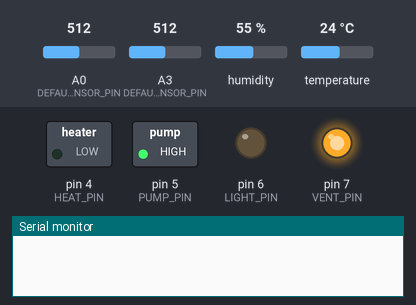
This sketch was run on a simulated Arduino Uno, built with avr-gcc and run on an emulated ATmega328P. Parts: switched loads named in the sketch (green lamp = pin HIGH), output pins drawn as LEDs (lit = HIGH), the last lines printed to the serial monitor. Inputs (shaded band) come from the test bench; at power-on: temperature 24 °C, A3 (DEFAULT_SOIL_SENSOR_PIN) = 512, humidity 55 %, A0 (DEFAULT_LIGHT_SENSOR_PIN) = 512.

Above: at 1.2 s.
1.3 s: temperature set to 21 °C
6.5 s: temperature set to 18 °C
At 8.6 s:
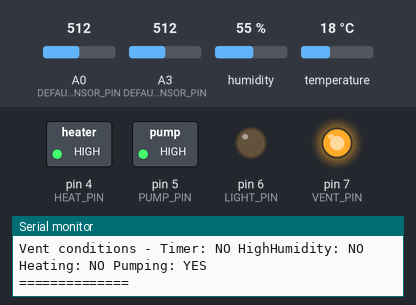
9.6 s: A3 (DEFAULT_SOIL_SENSOR_PIN) set to 488
At 10.3 s:
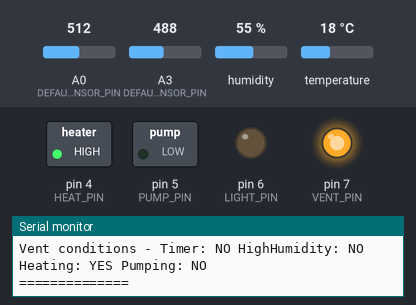
11.1 s: temperature set to 28 °C
At 12.9 s:
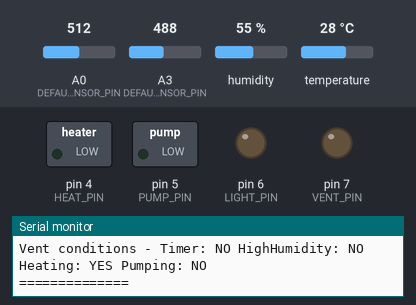
13.7 s: humidity set to 74 %
16.6 s: humidity set to 77 %
At 18.9 s:
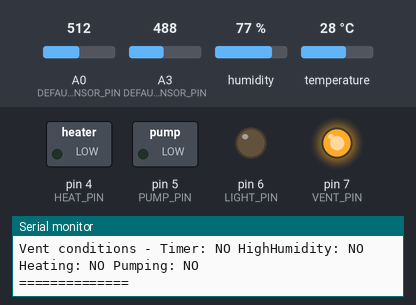
Timing chart, 0 to 20.4 s (numbered marks = the images above; inputs shaded):
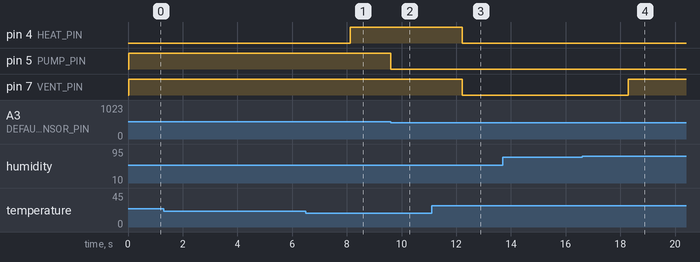

The sketch:

greenhouse.ino
```cpp
#include <DHT.h>
#include <Adafruit_Sensor.h>

// === Аппаратная распиновка  ===
#define PUMP_PIN 5
#define LIGHT_PIN 6
#define HEAT_PIN 4
#define VENT_PIN 7

#define DHT_PIN 12
#define DEFAULT_LIGHT_SENSOR_PIN A0
#define DEFAULT_SOIL_SENSOR_PIN A3

// === Параметры: сколько датчиков поддерживаем максимум ===
const int MAX_LIGHT_SENSORS = 4;
const int MAX_SOIL_SENSORS  = 4;

// === Вспомогательная структура для диапазонов ===
struct Range {
  int minVal; // нижняя граница
  int maxVal; // верхняя граница
};

// === Структура: воздушный датчик (DHT) ===
struct AirSensor {
  int pin;
  int temperature;   // последняя температура (°C)
  int humidity;      // последняя влажность (%)
  bool is_normal;           // флаг валидности чтений
};

// === Группа аналоговых датчиков освещённости ===
struct LightSensors {
  int pins[MAX_LIGHT_SENSORS];
  int values[MAX_LIGHT_SENSORS];
  int count;
  Range limits;     // пороги "недостаточно/слишком много света" (условные ед.)
  bool shouldBeOn;  // рассчитанный флаг по освещению
};

// === Структура: группа датчиков влажности почвы (аналоговые) ===
struct SoilSensors {
  int pins[MAX_SOIL_SENSORS];
  int values[MAX_SOIL_SENSORS];
  int count;
  Range limits;    // пороги для полива (min = сухо, max = влажно)
  bool pumpNeeded; // рассчитанный флаг
  unsigned long lastPumpStart; // когда стартовал полив
  unsigned long pumpMaxDuration; // макс длительность полива (ms)
};

// === Устройство: насос ===
struct Pump {
  int pin;
  bool is_on;
};

// === Устройство: освещение ===
struct LightCtrl {
  int pin;
  bool is_on;
  Range limits;
};

// === Устройство: нагреватель ===
struct Heater {
  int pin;
  bool is_on;
  Range limits;
};

// === Устройство: вентиляция ===
struct Ventilation {
  int pin;
  bool is_on;
  Range humidityLimits;  // пороги влажности воздуха
  unsigned long lastVentTime;
  unsigned long ventInterval; // интервал между плановыми проветриваниями (ms)
  unsigned long ventDuration; // длительность планового проветривания (ms)
  bool timerActive;
};

// === Глобальные объекты ===
unsigned long currentMillis = 0;  // Единый момент времени для всех функций
DHT dht(DHT_PIN, DHT11);
AirSensor air = { DHT_PIN, 0, 0, false };

LightSensors lights;
SoilSensors soils;

Pump pump = { PUMP_PIN, false };
LightCtrl lamp = { LIGHT_PIN, false, {0,0} };
Heater heater = { HEAT_PIN, false, {0,0} };
Ventilation vent = { VENT_PIN, false, {30,75}, 0, 3600000UL, 60000UL, false };

// === Время / дневной цикл (симуляция) ===
unsigned long cycleStart = 0;
const unsigned long dayDuration = 10UL * 1000UL;   // 10s день (тест)
const unsigned long nightDuration = 10UL * 1000UL; // 10s ночь (тест)
bool isNight = false;

// === Serial таймер ===
unsigned long lastSerial = 0;
const unsigned long serialInterval = 5000UL;

// -------------------------------------------------------------
// ИНИЦИАЛИЗАЦИЯ ПАРАМЕТРОВ (пороги, пины датчиков и т.д.)
// -------------------------------------------------------------
void Parameter_Initialization() {
  // Массивы световых датчиков (по умолчанию 1 датчик A0)
  lights.count = 1;
  lights.pins[0] = DEFAULT_LIGHT_SENSOR_PIN;
  lights.values[0] = 0;
  lights.limits.minVal = 405;
  lights.limits.maxVal = 800;
  lights.shouldBeOn = false;

  // Почвенные датчики — по умолчанию 1
  soils.count = 1;
  soils.pins[0] = DEFAULT_SOIL_SENSOR_PIN;
  soils.values[0] = 0;
  soils.limits.minVal = 500;
  soils.limits.maxVal = 600;
  soils.pumpNeeded = false;
  soils.lastPumpStart = 0;
  soils.pumpMaxDuration = 30000UL;

  // Лампа — дублируем пороги в контроллере освещения
  lamp.limits = lights.limits;

  // Нагреватель
  heater.limits.minVal = 20;
  heater.limits.maxVal = 27;
  heater.is_on = false;

  // Вентиляция
  vent.lastVentTime = currentMillis;
  vent.timerActive = false;

  // Цикл день/ночь
  cycleStart = currentMillis;
  isNight = false;

  // Pump/lamp default off
  pump.is_on = false;
  lamp.is_on = false;
}

// -------------------------------------------------------------
// ЧТЕНИЕ ВСЕХ ДАТЧИКОВ
// -------------------------------------------------------------
void readDHT(){
  int humid_data = dht.readHumidity();
  int temp_data = dht.readTemperature();
  if (isnan(humid_data) || isnan(temp_data)) {
    air.humidity = air.temperature = 0;
    air.is_normal = false;
  } else {
    air.humidity = humid_data;
    air.temperature = temp_data;
    air.is_normal = true;
  }
}

void read_Multiple_Light_sensors(){
  for (int k = 0; k < lights.count; ++k) {
    lights.values[k] = analogRead(lights.pins[k]);
  }
}

void read_Multiple_Soil_sensors(){
  for (int k = 0; k < soils.count; ++k) {
    soils.values[k] = analogRead(soils.pins[k]);
  }
}

// -------------------------------------------------------------
// ДНЕВНО-НОЧНОЙ ЦИКЛ (симуляция по millis())
// -------------------------------------------------------------
void updateDayNight() {
  unsigned long elapsed = currentMillis - cycleStart;
  if (elapsed < dayDuration) {
    isNight = false;
  } else if (elapsed < dayDuration + nightDuration) {
    isNight = true;
  } else {
    cycleStart = currentMillis;
    isNight = false;
  }
}

// -------------------------------------------------------------
// ПРОВЕРКА ОСВЕЩЕНИЯ (по всем датчикам, берём среднее)
// -------------------------------------------------------------
void Algorithm_Lighting() {
  long sum = 0;
  for (int k = 0; k < lights.count; ++k) sum += lights.values[k];
  int avg = (lights.count > 0) ? (sum / lights.count) : 0;
  lights.shouldBeOn = (!isNight && avg < lights.limits.minVal);
}

// -------------------------------------------------------------
// ПРОВЕРКА ТЕМПЕРАТУРЫ (DHT)
// -------------------------------------------------------------
void Algorithm_Temperature() {
  if (!air.is_normal) return;
  heater.is_on = air.temperature < heater.limits.minVal;
}

// -------------------------------------------------------------
// ПРОВЕРКА ВЛАЖНОСТИ ПОЧВЫ (по всем датчикам — берем среднее)
// -------------------------------------------------------------
void Algorithm_Soil() {
  if (soils.count == 0) return;

  long sum = 0;
  for (int i = 0; i < soils.count; ++i) sum += soils.values[i];
  int avg = sum / soils.count;

  soils.pumpNeeded = avg > soils.limits.minVal;

  if (pump.is_on && (currentMillis - soils.lastPumpStart > soils.pumpMaxDuration)) {
    pump.is_on = false;
    soils.pumpNeeded = false;
  }
}

// -------------------------------------------------------------
// УПРАВЛЕНИЕ ВЕНТИЛЯЦИЕЙ ПО РАСПИСАНИЮ
// -------------------------------------------------------------
void Algorithm_vent_schedule_control(){
  if (!vent.timerActive && (currentMillis - vent.lastVentTime >= vent.ventInterval)) {
    vent.timerActive = true;
    vent.lastVentTime = currentMillis;
  }

  if (vent.timerActive) {
    if (currentMillis - vent.lastVentTime >= vent.ventDuration) {
      vent.timerActive = false;
      vent.lastVentTime = currentMillis;
    }
  }
}

void Algorithm_pump_state_control(){
  if (soils.pumpNeeded && !pump.is_on) {
    pump.is_on = true;
    soils.lastPumpStart = currentMillis;
  } else if (!soils.pumpNeeded && pump.is_on) {
    pump.is_on = false;
  }
}

// -------------------------------------------------------------
// ПРИМЕНЕНИЕ РЕШЕНИЙ К УСТРОЙСТВАМ (включаем/выключаем пины)
// -------------------------------------------------------------
void Lamp_power() {
  lamp.is_on = lights.shouldBeOn;
  digitalWrite(lamp.pin, lamp.is_on ? HIGH : LOW);
}

void Heater_power() {
  digitalWrite(heater.pin, heater.is_on ? HIGH : LOW);
}

void Pump_power() {
  digitalWrite(pump.pin, pump.is_on ? HIGH : LOW);
}

void Ventilation_power() {
  bool highHumidity = (air.is_normal
                       && air.humidity > vent.humidityLimits.maxVal);
  bool needVentilation = (vent.timerActive || highHumidity || heater.is_on || pump.is_on);

  vent.is_on = needVentilation;
  digitalWrite(vent.pin, vent.is_on ? HIGH : LOW);
}

// -------------------------------------------------------------
// SERIAL / ЛОГИРОВАНИЕ
// -------------------------------------------------------------
void serialLog() {
  if (currentMillis - lastSerial < serialInterval) return;
  lastSerial = currentMillis;

  bool highHumidity = (air.is_normal && air.humidity > vent.humidityLimits.maxVal);

  Serial.println("=== STATUS ===");
  Serial.print("DHT ok: "); Serial.println(air.is_normal ? "YES" : "NO");
  Serial.print("Temp: "); Serial.print(air.temperature); Serial.print("C  Hum: "); Serial.print(air.humidity); Serial.println("%");
  Serial.print("Light sensors (avg): ");
  long sumL = 0; for (int i=0;i<lights.count;i++) sumL += lights.values[i];
  Serial.print( lights.count ? sumL / lights.count : 0 );
  Serial.print("  Lamp on: "); Serial.println(lamp.is_on ? "YES" : "NO");
  Serial.print("Soil sensors (avg): ");
  long sumS = 0; for (int i=0;i<soils.count;i++) sumS += soils.values[i];
  Serial.print( soils.count ? sumS / soils.count : 0 );
  Serial.print("  Pump on: "); Serial.println(pump.is_on ? "YES" : "NO");
  Serial.print("Vent on: "); Serial.println(vent.is_on ? "YES" : "NO");
  Serial.print("Vent conditions - Timer: "); Serial.print(vent.timerActive ? "YES" : "NO");
  Serial.print(" HighHumidity: "); Serial.print(highHumidity ? "YES" : "NO");
  Serial.print(" Heating: "); Serial.print(heater.is_on ? "YES" : "NO");
  Serial.print(" Pumping: "); Serial.println(pump.is_on ? "YES" : "NO");
  Serial.println("==============");
}

// -------------------------------------------------------------
// SETUP
// -------------------------------------------------------------
void setup() {
  Serial.begin(9600);
  dht.begin();

  pinMode(pump.pin, OUTPUT);
  pinMode(lamp.pin, OUTPUT);
  pinMode(heater.pin, OUTPUT);
  pinMode(vent.pin, OUTPUT);

  Parameter_Initialization();

  digitalWrite(pump.pin, LOW);
  digitalWrite(lamp.pin, LOW);
  digitalWrite(heater.pin, LOW);
  digitalWrite(vent.pin, LOW);
}

// -------------------------------------------------------------
// LOOP — только вызовы функций
// -------------------------------------------------------------
void loop() {
  currentMillis = millis();

  updateDayNight();

  readDHT();
  read_Multiple_Light_sensors();
  read_Multiple_Soil_sensors();

  Algorithm_Lighting();
  Algorithm_Temperature();
  Algorithm_Soil();
  Algorithm_vent_schedule_control();
  Algorithm_pump_state_control();

  Lamp_power();
  Heater_power();
  Pump_power();
  Ventilation_power();

  serialLog();
}
```

Measured:
- the behaviour switches between 20 and 19 °C on temperature (found by bisection; images 0 and 1)
- the behaviour switches between 501 and 500 on A3 (DEFAULT_SOIL_SENSOR_PIN) (found by bisection; images 1 and 2)
- the behaviour switches between 75 and 76 % on humidity (found by bisection; images 3 and 4)
- after the input at 6.5 s, pin 4 (HEAT_PIN): LOW → HIGH after 1.6 s
- after the input at 9.6 s, pin 5 (PUMP_PIN): HIGH → LOW at once
- after the input at 11.1 s, pin 4 (HEAT_PIN), pin 7 (VENT_PIN): HIGH → LOW after 1.1 s
- after the input at 16.6 s, pin 7 (VENT_PIN): LOW → HIGH after 1.7 s
